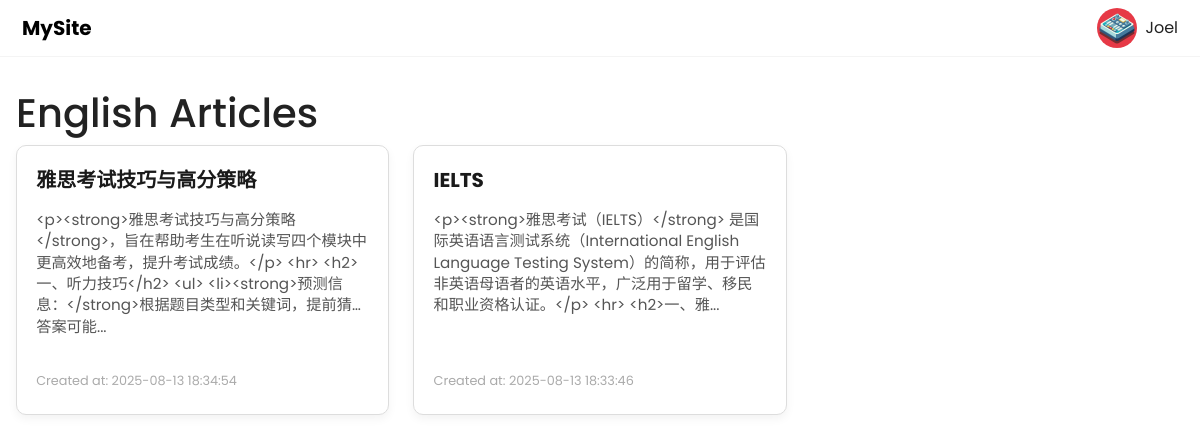
/english/, run on the app's committed database.
### models/english.py (models this page shows, shortened)
class EnglishContent(db.Model):
    __tablename__ = 'english_content'
    id = db.Column(db.Integer, primary_key=True)
    title = db.Column(db.String(200), default="")
    description = db.Column(db.Text, default="")
    created_at = db.Column(db.DateTime, default=datetime.utcnow, nullable=False)
    updated_at = db.Column(db.DateTime, default=datetime.utcnow, onupdate=datetime.utcnow, nullable=False)

### routes/english.py (the view)
@english_bp.route('/')
def english_list():
    contents = EnglishContent.query.order_by(EnglishContent.created_at.desc()).all()
    return render_template('english.html', contents=contents)

### templates/english.html
{% extends 'base.html' %}
{% block content %}
<div class="english-container" role="main" aria-label="English Content List">
  <h1>English Articles</h1>
  <div class="english-list">
    {% if contents %}
      {% for content in contents %}
      <article class="english-card" tabindex="0" role="link" onclick="location.href='{{ url_for('english.english_detail', content_id=content.id) }}'">
        <h2 class="english-card-title">{{ content.title }}</h2>
        <p class="excerpt">{{ content.description[:150] }}{% if content.description|length > 150 %}...{% endif %}</p>
        <p class="date">Created at: {{ content.created_at.strftime('%Y-%m-%d %H:%M:%S') }}</p>
      </article>
      {% endfor %}
    {% else %}
      <p style="text-align:center; color:#888;">No English articles available.</p>
    {% endif %}
  </div>
</div>
{% endblock %}

### static/css/style.css (style rules this page uses)
html, body, .container-home { margin: 0; padding: 0; }
body { font-family: 'Poppins', sans-serif; background: #ffffff; color: #222222; overflow-x: hidden; }
body.other-page { height: auto; overflow: auto; }

### static/css/english.css (style rules this page uses)
.english-container { max-width: 1200px; margin: 2rem auto; padding: 0 1rem; }
.english-list { display: grid; grid-template-columns: repeat(auto-fill, minmax(280px, 1fr)); gap: 1.5rem; }
.english-card { background: #fff; border-radius: 10px; padding: 1.2rem; box-shadow: 0 4px 10px rgba(0, 0, 0, 0.05); cursor: pointer; transition: transform 0.2s ease, box-shadow 0.2s ease; height: 270px; display: flex; flex-direction: column; border: 1px solid #ddd; }
.english-card h2 { font-size: 1.25rem; font-weight: 700; margin-bottom: 0.5rem; color: #1a1a1a; line-height: 1.5; text-overflow: ellipsis; white-space: nowrap; transition: color 0.2s ease; flex-shrink: 0; overflow: hidden; }
.english-card .excerpt { font-size: 0.95rem; color: #555; line-height: 1.4; display: -webkit-box; -webkit-line-clamp: 5; -webkit-box-orient: vertical; overflow: hidden; text-overflow: ellipsis; margin: 6px 0; flex: 1; }
.english-card .date { font-size: 0.8rem; color: #aaa; margin-top: 0.8rem; white-space: nowrap; overflow: hidden; text-overflow: ellipsis; flex-shrink: 0; margin-bottom: 5px; }

### data on the page
EnglishContent: title "雅思考试技巧与高分策略", description "<p><strong>雅思考试技巧与高分策略</strong>，旨在帮助考生在听说读写四个模块中更高效地备考，提升考试成绩。</p> <hr> <h2>一、听力技巧</h2> <ul> <li><strong>预测信息：</strong>根据题目类型和关键词，提前猜测答案可能", created_at "2025-08-13 18:34:54"
EnglishContent: title "IELTS", description "<p><strong>雅思考试（IELTS）</strong> 是国际英语语言测试系统（International English Language Testing System）的简称，用于评估非英语母语者的英语水平，广泛用于留学、移民和职业资格认证。</p> <hr> <h2>一、雅", created_at "2025-08-13 18:33:46"
